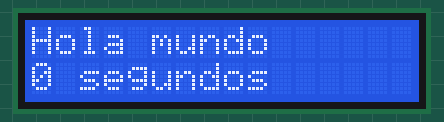
Bench run of a sketch on a simulated Arduino Uno, built with avr-gcc and run on an emulated ATmega328P. On the bench: 16×2 character LCD.

Above: at 0.1 s.
At 4.2 s:
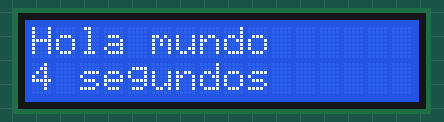
At 9.2 s:
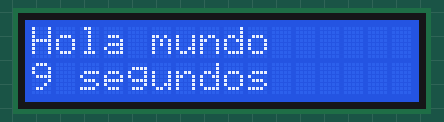
At 19.3 s:
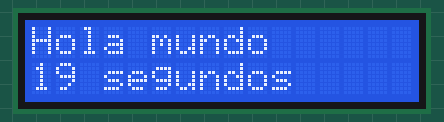
At 28.4 s:
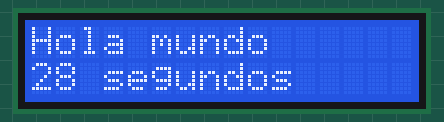
At 38.5 s:
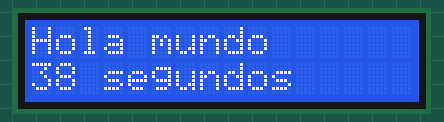

The sketch:

sketch_lcd_basico.ino
```cpp
//Pantalla LCD funcionamiento básico con módulo I2C

#include <Wire.h>
#include <LiquidCrystal_I2C.h>

//Crea el objeto que permite manipular el lcd
//dirección 0x27 y 16 columnas y 2 filas
LiquidCrystal_I2C lcd(0x27,16,2);

void setup() {
  //inicializa el lcd
  lcd.init();

  //Encender la luz de fondo
  lcd.backlight();

  //Escribimos un mensaje
  lcd.print("Hola mundo");

}

void loop() {
  //Ubicamos el cursor en la primera posición(columna:0) de a segunda fila
  lcd.setCursor(0,1);

  //Escribimos el número de segundos transcurridos
  lcd.print(millis()/1000);
  lcd.print(" segundos");
  delay(1000);

}
```

Measured:
- what the display in image 1 shows lasts 1.0 s, from 4.1 s to 5.1 s
